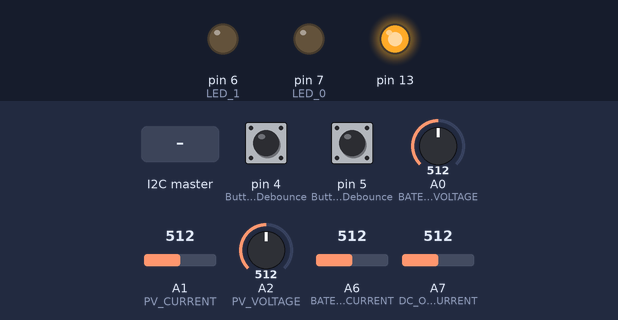
The sketch below on a simulated Arduino Nano, built with avr-gcc and run on an emulated ATmega328P. Parts: output pins drawn as LEDs (lit = HIGH). Inputs (shaded band) come from the test bench; at power-on: pin 4 (ButtonDebounce) HIGH, pin 5 (ButtonDebounce) HIGH, A0 (BATERY_VOLTAGE) = 512, A1 (PV_CURRENT) = 512, A2 (PV_VOLTAGE) = 512, A6 (BATERY_CURRENT) = 512, A7 (DC_OUT_CURRENT) = 512.

Above: at 1.2 s.
1.3 s: the I2C master sends the byte 1
At 2.2 s:
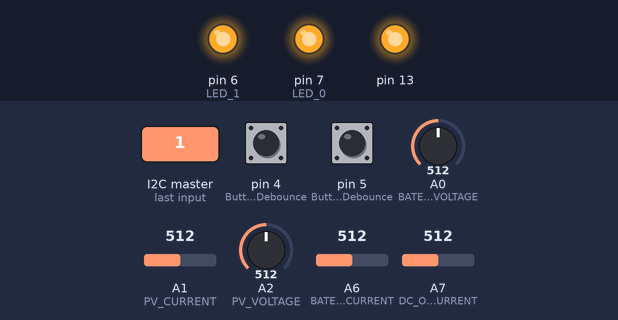
2.8 s: the I2C master sends the byte 0
At 3.2 s:
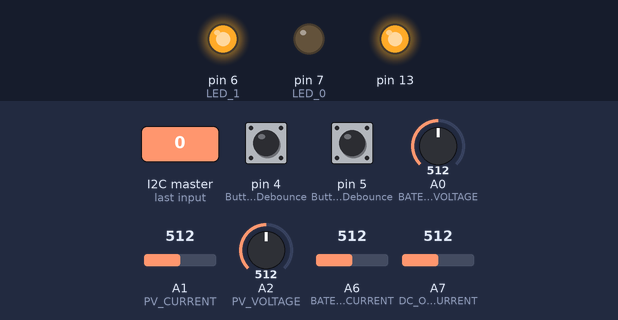
4.3 s: the I2C master sends the byte 2
At 4.6 s:
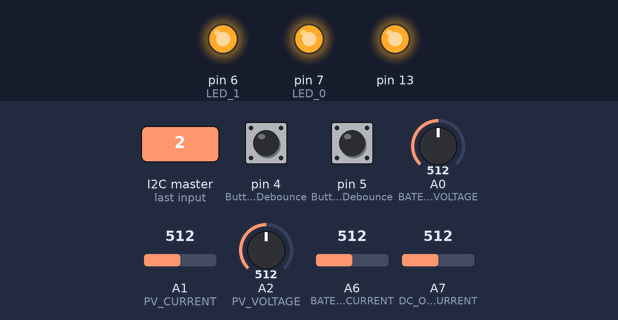
Timing chart, 0 to 7.3 s (numbered marks = the images above; inputs shaded):
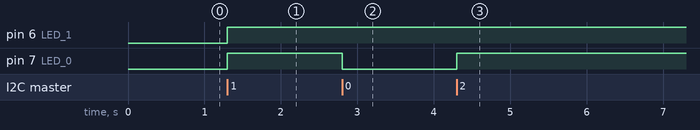

The sketch:

wifi-i2c-sensors-slave.ino
```cpp
// mkr1000

#include <Wire.h>
#define REQ_BUF_SZ 50
#define LED_0 7
#define LED_1 6
#define AREF 5              // LM4040 4.096
#define BATERY_VOLTAGE A0
#define PV_CURRENT A1
#define PV_VOLTAGE A2
#define BATERY_CHARGER_CURRENT A3
#define BATERY_CURRENT A6
#define DC_OUT_CURRENT A7
#define BUZZER 2
#define FAN_CONTROL_PWM 3

byte requestBatCurrenteCharge=1;
byte requestBatteryVoltage=2;
byte requestPVCurrent =3;
byte requestPVVoltage=4;
byte requestBatteryCurrente =5;
byte requestDcOutCurrente=6;
byte requestLed1 = 7;
byte requestLed2 =8;
unsigned long agora;
char HTTP_req[REQ_BUF_SZ] = {0}; // buffered HTTP request stored as null terminated string
boolean LED_state[2] = {1}; // stores the states of the LEDs
/*
struct SEND_DATA_STRUCTURE {
  uint16_t  acCur;
  uint16_t  Power;
  uint16_t  vBat;
  uint16_t  aPanel;
  uint16_t  tempe;
  uint16_t  ac_volts;
};

*/

struct SEND_DATA_STRUCTURE
{
    uint16_t  batChargCurrent;
    uint16_t  batteryVoltage;
    uint16_t  PVCurrent;
    uint16_t  PVVoltage;
    uint16_t  batteryCurrent;
    uint16_t  dcOutCurrent;
    byte  LED1;
    byte  LED2;
};
SEND_DATA_STRUCTURE mydata;
//give a name to the group of data


//define slave i2c address
#define I2C_SLAVE_ADDRESS 9

/*********************************************************************************/
/*                          On Wire requeste, Do it!                                     */
/*********************************************************************************/

void manda() {
  //Wire.beginTransmission();
  char c = mydata.batChargCurrent;
  Wire.write(c);
  c = (mydata.batChargCurrent >> 8);
  Wire.write(c);
  /************************/

  c = mydata.batteryVoltage ;
  Wire.write(c);
  c = (mydata.batteryVoltage  >> 8);
  Wire.write(c);

  /************************/

  c = mydata.PVCurrent;
  Wire.write(c);
  c = (mydata.PVCurrent >> 8);
  Wire.write(c);

  /************************/

  c = mydata.PVVoltage;
  Wire.write(c);
  c = (mydata.PVVoltage >> 8);
  Wire.write(c);

  /************************/
  c = mydata.batteryCurrent;
  Wire.write(c);
  c = (mydata.batteryCurrent >> 8);
  Wire.write(c);


  c = mydata.dcOutCurrent;
  Wire.write(c);
  c = (mydata.dcOutCurrent >> 8);
  Wire.write(c);

 c= mydata.LED1;
 Wire.write(c);

 c= mydata.LED2;
 Wire.write(c);


  Serial.print("mydata.PVVoltage =");
  Serial.print(mydata.PVVoltage);
  Serial.print(" batteryVoltage =");
  Serial.println(mydata.batteryVoltage);

  digitalWrite(13, !digitalRead(13));
 // delay(100);
 //   digitalWrite(13, !digitalRead(13));
  //Serial.println("Pediu dados");
}
void setup() {
  pinMode(4, INPUT);
  pinMode(5, INPUT);
  digitalWrite(4, HIGH);
  digitalWrite(5, HIGH);
  // LEDs
  pinMode(LED_0, OUTPUT);
  pinMode(LED_1, OUTPUT);
  agora = millis();
  Wire.begin(I2C_SLAVE_ADDRESS);
  Wire.onRequest(manda);
  Wire.onReceive(receiveEvent);
  Wire.setClock(100000);
  pinMode(13, OUTPUT);
    digitalWrite(13, !digitalRead(13));
 // delay(35);
 //   digitalWrite(13, !digitalRead(13));

  randomSeed(analogRead(0));
}
/********************************************************************/
/*          on server sends data                                    */
/*          LED_State[] reresents the sectors 0 / 1                 */
/********************************************************************/

void receiveEvent(int howMany) {

  uint8_t c = Wire.read();
  Serial.print("Led 0 =");
  Serial.print(c);
  digitalWrite(LED_0,c);
  LED_state[0]=c;
  /*
  mydata.LED1=c;
  bool tmp;
  if (c == 0)tmp = false;
  else tmp = true;
  if (tmp != LED_state[0]) {
    LED_state[0] = tmp;
    digitalWrite(LED_0, !digitalRead(LED_0));
  }
  //digitalWrite(7,c);
*/
  c = Wire.read();

  //mydata.LED2=c;
  Serial.print("  Led 1 =");
  Serial.println(c);
  digitalWrite(LED_1,c);
  LED_state[1]=c;
  /*
  if (c == 0)tmp = false;
  else tmp = true;

  if (tmp != LED_state[1]) {
    LED_state[1] = tmp;
    digitalWrite(LED_1, !digitalRead(LED_1));
  }
  // digitalWrite(6,c);
  */
}
void loop() {

  mydata.batChargCurrent = analogRead(BATERY_VOLTAGE);
  delay(10);
  mydata.batteryVoltage =  analogRead(BATERY_VOLTAGE);
  delay(10);
  mydata.PVCurrent = analogRead(PV_CURRENT);
  delay(10);
  mydata.PVVoltage = analogRead(PV_VOLTAGE);
  delay(10);
  mydata.batteryCurrent = analogRead(BATERY_CURRENT);
   delay(10);
  mydata.dcOutCurrent = analogRead(DC_OUT_CURRENT);
  delay(10);


if (digitalRead(LED_0))mydata.LED1 = 1;
  else mydata.LED1 = 0;

if (digitalRead(LED_1))mydata.LED2 = 1;
  else mydata.LED2 = 0;

 //  Serial.print("LedState 0 =");
 //  Serial.print(mydata.LED1);

  //Serial.print(" LedState 1 =");
  //Serial.println(mydata.LED2);


  ButtonDebounce();
}

void ButtonDebounce(void) // switch noise suppressor
{
  static byte buttonState[2]     = {LOW, LOW};   // the current reading from the input pin
  static byte lastButtonState[2] = {LOW, LOW};   // the previous reading from the input pin

  // the following variables are long's because the time, measured in miliseconds,
  // will quickly become a bigger number than can be stored in an int.
  static long lastDebounceTime[2] = {0};  // the last time the output pin was toggled
  long debounceDelay = 50;         // the debounce time; increase if the output flickers

  byte reading[2];

  reading[0] = digitalRead(4);
  reading[1] = digitalRead(5);

  for (int i = 0; i < 2; i++) {
    if (reading[i] != lastButtonState[i]) {
      // reset the debouncing timer
      lastDebounceTime[i] = millis();
    }

    if ((millis() - lastDebounceTime[i]) > debounceDelay) {
      // whatever the reading is at, it's been there for longer
      // than the debounce delay, so take it as the actual current state:

      // if the button state has changed:
      if (reading[i] != buttonState[i]) {
        buttonState[i] = reading[i];

        // only toggle the LED if the new button state is HIGH
        if (buttonState[i] == HIGH) {
          LED_state[i] = !LED_state[i];
        }
      }
    }
  } // end for() loop

  /********************************/
  /* set the SECTORS relay        */
  /********************************/


  //digitalWrite(LED_0, !LED_state[0]);
  //digitalWrite(LED_1, !LED_state[1]);

  // save the reading.  Next time through the loop,
  // it'll be the lastButtonState:
  lastButtonState[0] = reading[0];
  lastButtonState[1] = reading[1];
}
```

Measured:
- after the input at 1.3 s, pin 6 (LED_1), pin 7 (LED_0): LOW → HIGH at once
- after the input at 2.8 s, pin 7 (LED_0): HIGH → LOW at once
- after the input at 4.3 s, pin 7 (LED_0): LOW → HIGH at once
